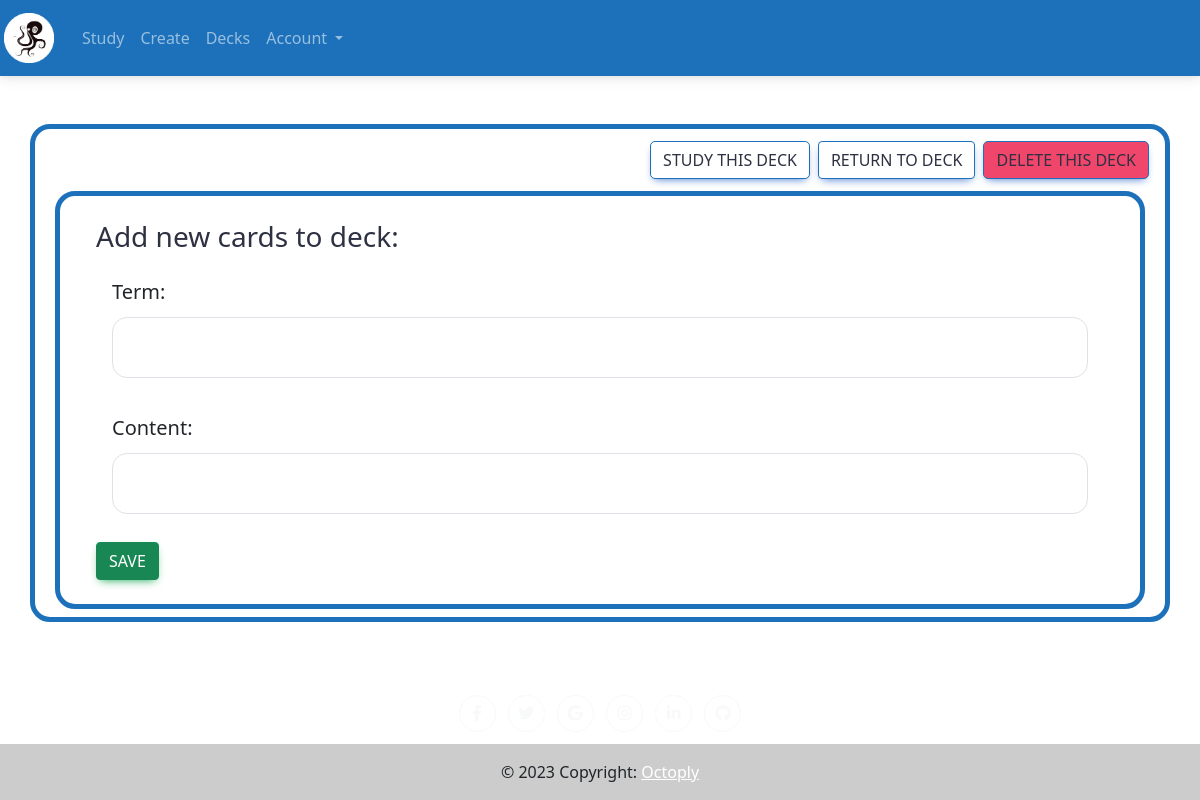
The app's page /addterms/17 (signed in), older data.
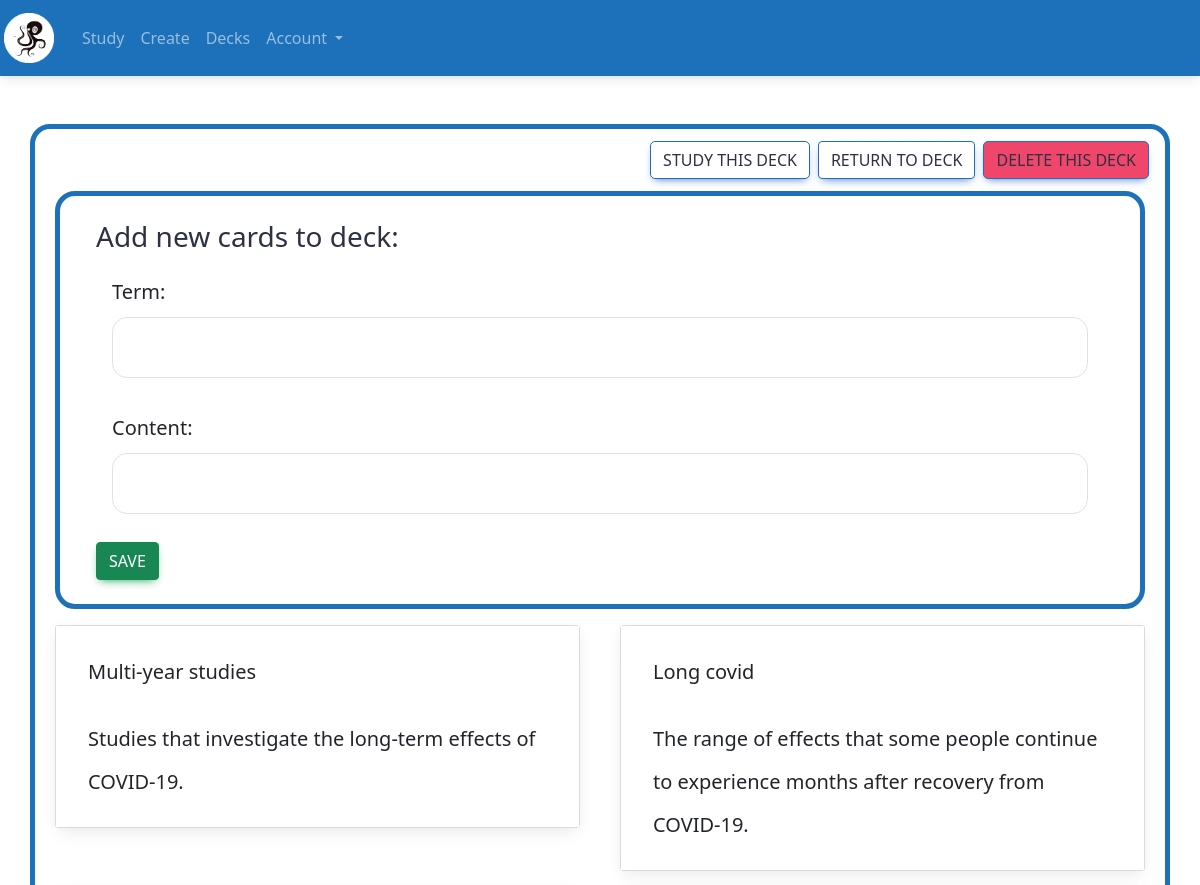
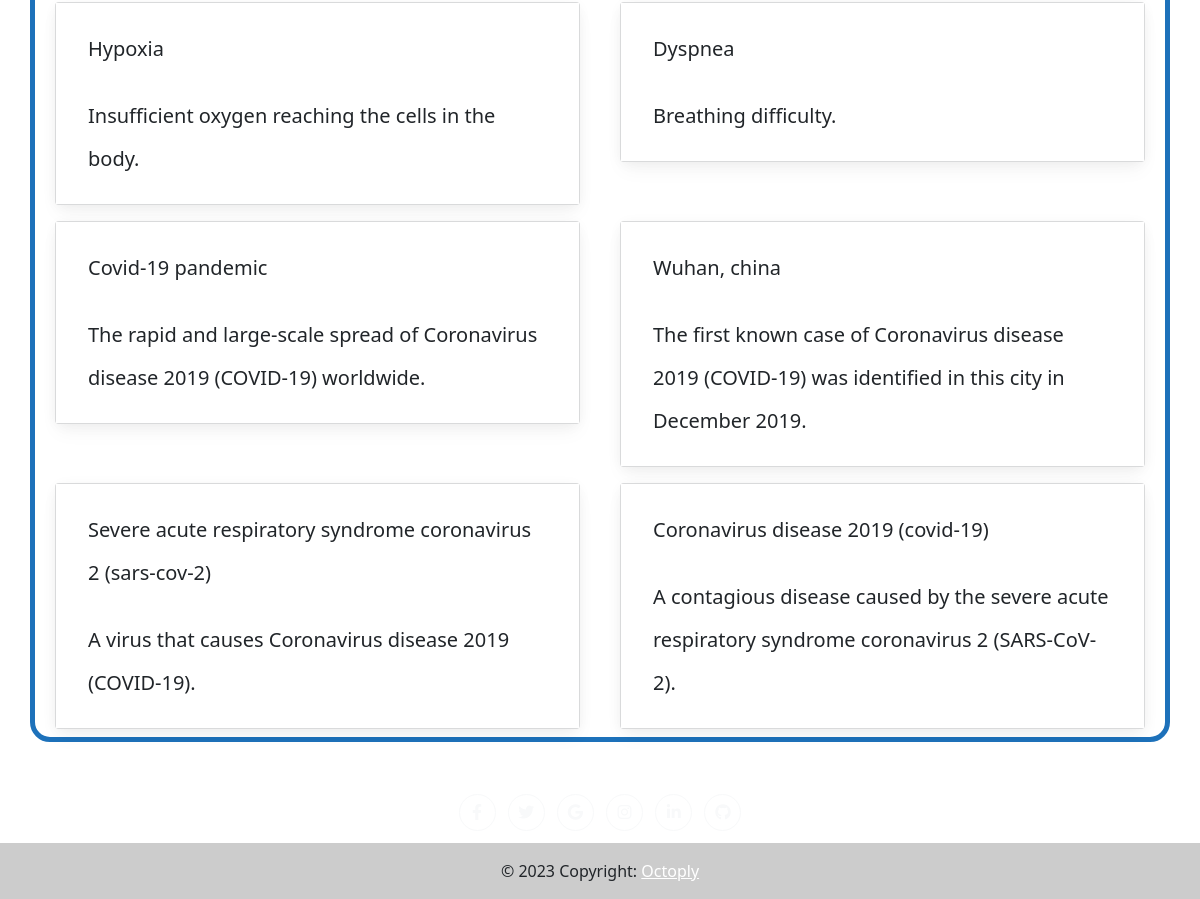
The same page, newer data (2 pictures, top to bottom).
### app.py (models this page shows, shortened)
class Card(db.Model):
    id = db.Column(db.Integer, primary_key=True)
    term = db.Column(db.String(50), nullable=False)
    content = db.Column(db.String(255), nullable=False)
    boc_2 = db.Column(db.String(255), nullable=True)
    boc_3 = db.Column(db.String(255), nullable=True)
    boc_4 = db.Column(db.String(255), nullable=True)
    img = db.Column(db.String(255), nullable=True)
    sound = db.Column(db.String(255), nullable=True)
    boc_id = db.Column(db.Float(10), nullable=True)
    box_id = db.Column(db.Float(10), nullable=True, default=0)
    interval = db.Column(db.Integer, default=1)
    time_updated = db.Column(db.DateTime, default=datetime.utcnow)
    times_asked = db.Column(db.Integer, default=0)
    times_correct = db.Column(db.Integer, default=0)
    times_correct_row = db.Column(db.Integer, default=0)
    create_method = db.Column(db.String(255), nullable=True)
    time_created = db.Column(db.DateTime, default=datetime.utcnow)
    category = db.Column(db.String(255), nullable=True)
    edited = db.Column(db.Integer, default=0)
    diff_lvl = db.Column(db.Float(100), default=1)

### app.py (the view, shortened to what this page needs)
@app.route("/addterms/<int:deck_id>", methods = ["POST", "GET"])
@login_required
def addterms(deck_id):
    form = AddTermForm()
    deck = Deck.query.filter_by(id=deck_id, user_id=current_user.id).first()
    cards = Card.query.filter(Card.decks.any(id=deck_id)).order_by(Card.id.desc()).all()
    return render_template("addterms.html".format(deck=deck), title="Add Terms", form=form, cards=cards, deck=deck)

### app.py
class AddTermForm(FlaskForm):
    term = StringField(validators=[InputRequired(), Length(min=1, max=50)])
    content = StringField(validators=[InputRequired(), Length(min=1, max=50)])
    submit = SubmitField("Save")

### app.py (called while the page is built)
@login_manager.user_loader
def load_user(user_id):
    return User.query.get(int(user_id))

@app.after_request
def after_request(response):
    response.headers["Cache-Control"] = "no-cache, no-store, must-revalidate"
    response.headers["Expires"] = 0
    response.headers["Pragma"] = "no-cache"
    return response

### templates/addterms.html (shortened to what this page needs)
{% extends "layout.html" %} {% block title %} Card Editor {% endblock %}  {% block main_0 %}
<div class = "container box_0 flex my-5">
    <div class = "d-flex justify-content-end my-2">
        <a href="/study/{{deck.id}}" class="btn btn-primary box_study m-1"> Study this deck</a>
        <a href="/currentdeck/{{deck.id}}" class="btn btn-primary box_save m-1"> Return to deck</a>
        <a href="/delete/{{deck.id}}" class="btn btn-primary box_warning m-1"> Delete this deck</a>
        </div>
<div class="row box_0 flex m-2 p-2">
  <form method="POST" action="">
<div class="m-3">
        <h3> Add new cards to deck: </h3>
          <h5 class=" border-0 form-control form-control-lg">
            Term: {{form.term (class="btn-lg border btn-block my-1 box_1" )}}
          </h5>
          <p class=" border-0 form-control form-control-lg">
            Content: {{form.content(class=" btn-lg border btn-block my-1 box_1" )}}
          </p>
          <div class = "col justify-content-end">
          {{form.submit (class="btn btn-success primary box_save d-flex")}}
        </div>
  </form>
  </div>
</div>
<div class="row">
  {% for card in cards%}
  <div class="col-sm-6">
    <div class="card m-2 bg-light">
      <div class="card-body">
        <h5 class="card-title border-0 input_0 form-control form-control-lg">
          {{card.term }}
        </h5>
        <p class="card-text border-0 input_0 form-control form-control-lg">
          {{card.content }}
        </p>
      </div>
    </div>
  </div>
  {% endfor %}
</div>
{% endblock %}

### templates/layout.html (shortened to what this page needs)
<!DOCTYPE html>
<html lang="en">
<head>
    <link href="..\static\style.css" rel="stylesheet" />
</head>
<body>
    <link href="https://cdnjs.cloudflare.com/ajax/libs/font-awesome/6.0.0/css/all.min.css" rel="stylesheet" />
    <link href="https://cdnjs.cloudflare.com/ajax/libs/mdb-ui-kit/6.1.0/mdb.min.css" rel="stylesheet" />
    <nav class="navbar navbar-expand-lg navbar-dark" style="background-color: #1D71BA;">
        <a class="navbar-brand pl-2" href="/">
            <img src="\static\logo1_small.png" width="50" height="50" alt="">
        </a>
        <div class="collapse navbar-collapse" id="navbarSupportedContent">
            <ul class="navbar-nav nav-fill">
                {% if current_user.is_authenticated %}
                <li class="nav-item active">
                    <a class="nav-link" href="/study_deck_all">Study <span class="sr-only">(current)</span></a>
                </li>
                <li class="nav-item">
                    <a class="nav-link" href="/extract2">Create</a>
                </li>
                <li class="nav-item">
                    <a class="nav-link" href="/viewdecks">Decks</a>
                </li>
                <li class="nav-item dropdown">
                    <a class="nav-link dropdown-toggle" href="#" id="navbarDropdown" role="button"
                        data-bs-toggle="dropdown" aria-haspopup="true" aria-expanded="false">
                        Account
                    </a>
                </li>
            </ul>
            {% endif %}
        </div>
    </nav>
    <main>
        {% block main_0 %}
        {% endblock %}
    </main>
    <footer class="text-center site-footer">
        <a class="btn btn-outline-light btn-floating m-1" href="#!" role="button"><i class="fab fa-facebook-f"></i></a>
        <a class="btn btn-outline-light btn-floating m-1" href="#!" role="button"><i class="fab fa-twitter"></i></a>
        <a class="btn btn-outline-light btn-floating m-1" href="#!" role="button"><i class="fab fa-google"></i></a>
        <a class="btn btn-outline-light btn-floating m-1" href="#!" role="button"><i class="fab fa-instagram"></i></a>
        <a class="btn btn-outline-light btn-floating m-1" href="#!" role="button"><i class="fab fa-linkedin-in"></i></a>
        <a class="btn btn-outline-light btn-floating m-1" href="#!" role="button"><i class="fab fa-github"></i></a>
        <div class="text-center p-3 mt-2" style="background-color: rgba(0, 0, 0, 0.2);">
            © 2023 Copyright:
            <a class="text-white" href="https://mdbootstrap.com/">Octoply</a>
        </div>
    </footer>
    <link href="https://cdn.jsdelivr.net/npm/bootstrap@5.1.3/dist/css/bootstrap.min.css"
 rel="stylesheet" />
</body>
</html>

### static/style.css (style rules this page uses)
footer { background-size: cover; }
body { background-color: white !important; background-size: cover; }
.row { --mdb-gutter-x: 0.5rem !important; }
.input_0 { background-color: white !important; color: black; }
.card { background-color: white !important; }
.card-body { background-color: white !important; }
.card-title { background-color: white !important; }
.card-text { background-color: white !important; }
.btn-primary { background-color: white !important; color: #2D3142 !important; border-color: #1D71BA !important; }
.box_0 { border: 10px solid !important; align-content: center !important; background-color: white !important; border-width: 5px !important; border-radius: 20px !important; border-color: #1D71BA !important; align-self: center !important; color: #2D3142 !important; }
.box_1 { border-radius: 15px !important; color: #2D3142 !important; background-color: white !important; }
.box_warning { border: 10px solid !important; align-content: center !important; background-color: #F1466B !important; border-width: 1px !important; border-radius: 5px !important; border-color: #1D71BA !important; align-self: center !important; color: #2D3142 !important; }
.box_study { border: 10px solid !important; align-content: center !important; background-color: white !important; border-width: 1px !important; border-radius: 5px !important; border-color: #1D71BA !important; align-self: center !important; color: #2D3142 !important; }
body { display: flex; min-height: 100vh; flex-direction: column; }
.site-footer { margin-top: auto; }
main { flex-grow: 1; }
footer { background-color: white; }
.navbar-brand { margin-left: 4px !important; }

Row changes from the older to the newer data that the page shows:
added Card: term "Multi-year studies", content "Studies that investigate the long-term effects of COVID-19."
added Card: term "Long covid", content "The range of effects that some people continue to experience months after recovery from COVID-19."
added Card: term "Hypoxia", content "Insufficient oxygen reaching the cells in the body."
added Card: term "Dyspnea", content "Breathing difficulty."
added Card: term "Covid-19 pandemic", content "The rapid and large-scale spread of Coronavirus disease 2019 (COVID-19) worldwide."
added Card: term "Wuhan, china", content "The first known case of Coronavirus disease 2019 (COVID-19) was identified in this city in December 2019."
added Card: term "Severe acute respiratory syndrome coronavirus 2 (sars-cov-2)", content "A virus that causes Coronavirus disease 2019 (COVID-19)."
added Card: term "Coronavirus disease 2019 (covid-19)", content "A contagious disease caused by the severe acute respiratory syndrome coronavirus 2 (SARS-CoV-2)."
